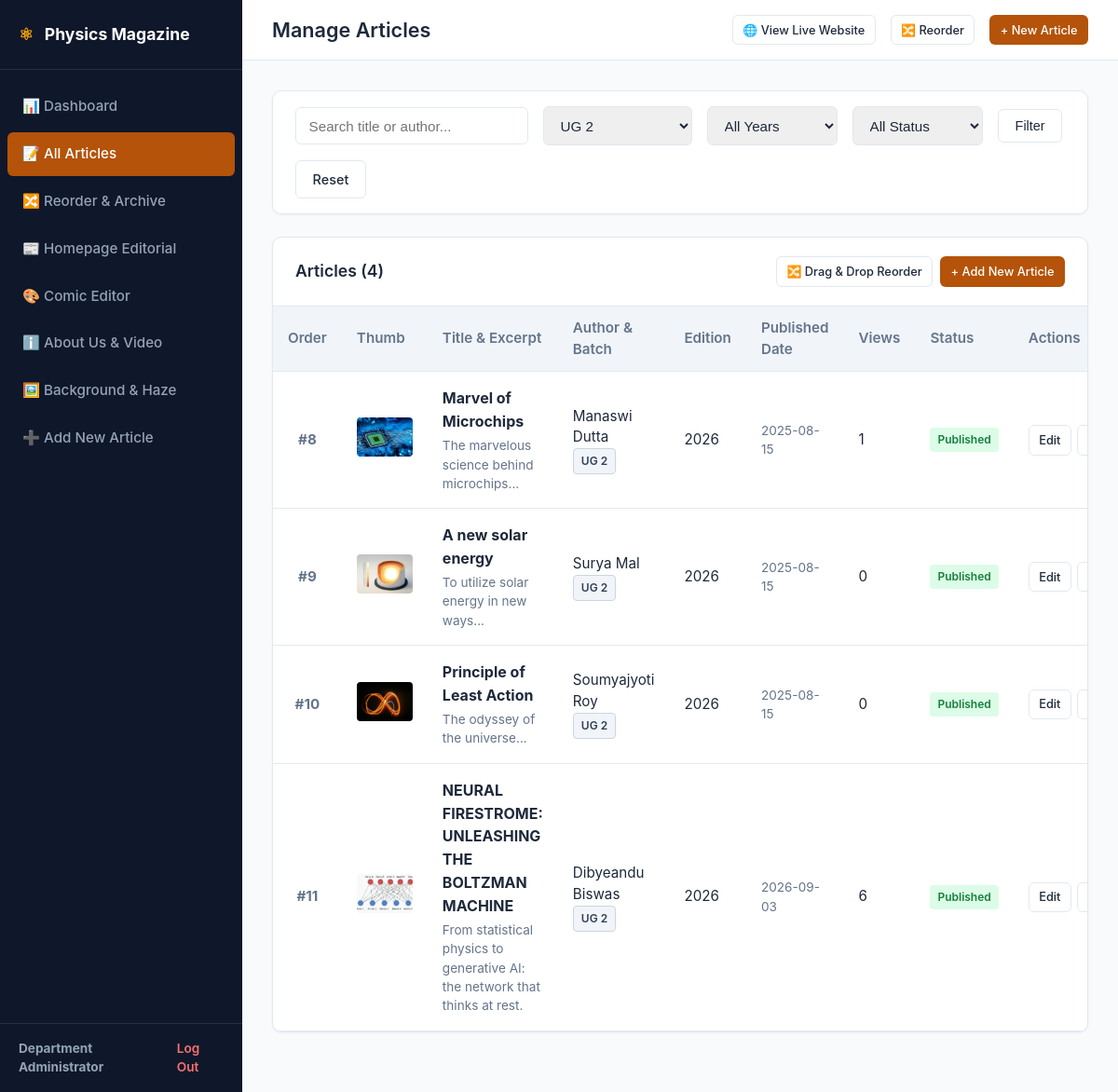
Before: /admin/articles.php?batch=UG 2 (signed in) with the older database file.
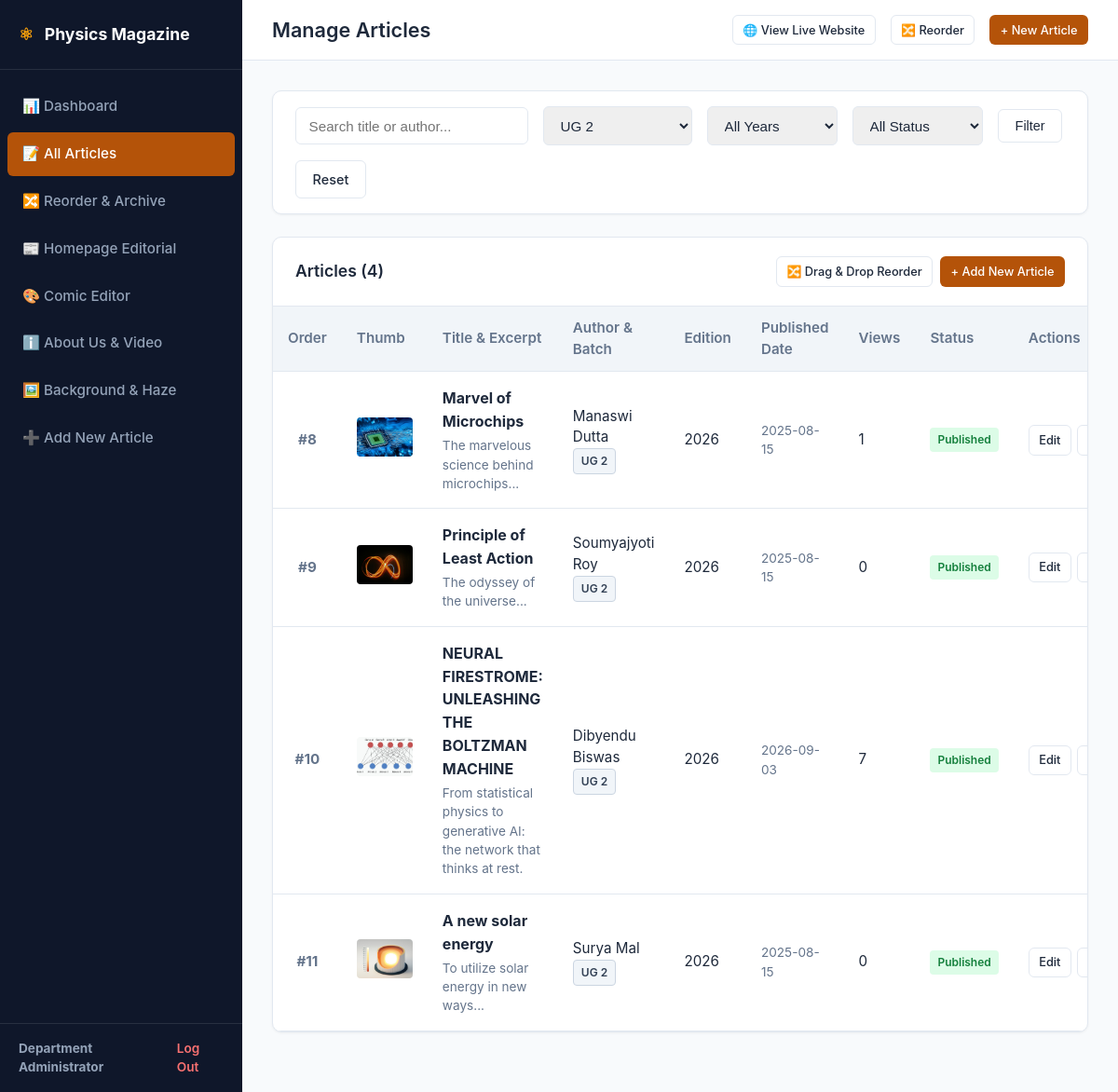
After: the same page with the newer database file.
### tables this page shows
CREATE TABLE `articles` (
  `id` int(11) NOT NULL,
  `slug` varchar(255) NOT NULL,
  `title` varchar(255) NOT NULL,
  `summary` varchar(500) NOT NULL,
  `author_name` varchar(150) NOT NULL,
  `author_batch` varchar(50) NOT NULL,
  `image_path` varchar(255) NOT NULL,
  `content` mediumtext NOT NULL,
  `edition_year` int(11) NOT NULL DEFAULT 2025,
  `published_date` date NOT NULL,
  `status` enum('published','draft') NOT NULL DEFAULT 'published',
  `sort_order` int(11) NOT NULL DEFAULT 0,
  `views_count` int(11) NOT NULL DEFAULT 0,
  `created_at` datetime DEFAULT current_timestamp(),
  `updated_at` datetime DEFAULT current_timestamp() ON UPDATE current_timestamp()
);

### includes/functions.php (called while the page is built, shortened)
<?php
function e($string)
{
    return htmlspecialchars($string ?? '', ENT_QUOTES, 'UTF-8');
}

### admin/articles.php (the view, shortened to what this page needs)
<?php
$adminPageTitle = 'Manage Articles';
$adminActiveTab = 'articles';
require_once __DIR__ . '/includes/admin_header.php';
$pdo = get_db_connection();
$search = trim($_GET['q'] ?? '');
$batchFilter = trim($_GET['batch'] ?? '');
$yearFilter = trim($_GET['year'] ?? '');
$statusFilter = trim($_GET['status'] ?? '');
$query = "SELECT * FROM articles WHERE 1=1";
$params = [];
if (!empty($batchFilter)) {
    $query .= " AND author_batch = ?";
    $params[] = $batchFilter;
}
$query .= " ORDER BY edition_year DESC, sort_order ASC, id DESC";
$stmt = $pdo->prepare($query);
$stmt->execute($params);
$articles = $stmt->fetchAll();
$batches = $pdo->query("SELECT DISTINCT author_batch FROM articles WHERE author_batch != '' ORDER BY author_batch ASC")->fetchAll(PDO::FETCH_COLUMN);
?>
<div class="card" style="margin-bottom: 1.5rem;">
  <div class="card-body" style="padding: 1rem 1.5rem;">
    <form method="GET" action="articles.php" style="display: flex; gap: 1rem; flex-wrap: wrap; align-items: center;">
      <input type="text" name="q" value="<?= e($search) ?>" placeholder="Search title or author..." class="form-control" style="max-width: 250px;">
      <select name="batch" class="form-control" style="max-width: 160px;">
        <?php foreach ($batches as $b): ?>
          <option value="<?= e($b) ?>" <?= $batchFilter === $b ? 'selected' : '' ?>><?= e($b) ?></option>
        <?php endforeach; ?>
      </select>
      <select name="year" class="form-control" style="max-width: 140px;">
        <option value="">All Years</option>
      </select>
      <select name="status" class="form-control" style="max-width: 140px;">
        <option value="">All Status</option>
      </select>
      <button type="submit" class="btn btn-secondary">Filter</button>
      <?php if (!empty($search) || !empty($batchFilter) || !empty($yearFilter) || !empty($statusFilter)): ?>
        <a href="articles.php" class="btn btn-secondary">Reset</a>
      <?php endif; ?>
    </form>
  </div>
</div>
<div class="card">
  <div class="card-header">
    <h2>Articles (<?= count($articles) ?>)</h2>
    <div style="display: flex; gap: 0.5rem;">
      <a href="reorder.php" class="btn btn-secondary btn-sm">🔀 Drag & Drop Reorder</a>
      <a href="article-add.php" class="btn btn-primary btn-sm">+ Add New Article</a>
    </div>
  </div>
  <div class="table-responsive">
    <table class="admin-table">
      <thead>
        <tr>
          <th style="width: 50px;">Order</th>
          <th>Thumb</th>
          <th>Title & Excerpt</th>
          <th>Author & Batch</th>
          <th>Edition</th>
          <th>Published Date</th>
          <th>Views</th>
          <th>Status</th>
          <th>Actions</th>
        </tr>
      </thead>
      <tbody>
        <?php if (!empty($articles)): ?>
          <?php foreach ($articles as $art): ?>
            <tr>
              <td style="text-align: center; font-weight: bold; color: #64748b;">
                #<?= (int)$art['sort_order'] ?>
              </td>
              <td style="width: 70px;">
                <img src="../<?= e($art['image_path']) ?>" alt="" style="width: 60px; height: 42px; object-fit: cover; border-radius: 4px;">
              </td>
              <td>
                <strong style="color: #1e293b; font-size: 1rem;"><?= e($art['title']) ?></strong>
                <p style="color: #64748b; font-size: 0.85rem; margin-top: 0.2rem;"><?= e(mb_strimwidth($art['summary'], 0, 80, '...')) ?></p>
              </td>
              <td>
                <div><?= e($art['author_name']) ?></div>
                <span class="badge badge-batch"><?= e($art['author_batch']) ?></span>
              </td>
              <td><?= e($art['edition_year']) ?></td>
              <td style="font-size: 0.85rem; color: #64748b;"><?= e($art['published_date']) ?></td>
              <td><?= (int)$art['views_count'] ?></td>
              <td>
                <span class="badge <?= $art['status'] === 'published' ? 'badge-success' : 'badge-warning' ?>">
                  <?= ($art['status'] === 'published') ? 'Published' : 'Archived' ?>
                </span>
              </td>
              <td>
                <div style="display: flex; gap: 0.4rem;">
                  <a href="article-edit.php?id=<?= $art['id'] ?>" class="btn btn-secondary btn-sm">Edit</a>
                  <a href="../article.php?slug=<?= urlencode($art['slug']) ?>" target="_blank" class="btn btn-secondary btn-sm">View</a>
                </div>
              </td>
            </tr>
          <?php endforeach; ?>
        <?php endif; ?>
      </tbody>
    </table>
  </div>
</div>
<?php require_once __DIR__ . '/includes/admin_footer.php'; ?>

### admin/includes/admin_header.php (shortened to what this page needs)
<?php
require_once __DIR__ . '/../../includes/functions.php';
$adminName = $_SESSION['admin_name'] ?? 'Admin';
?>
<!DOCTYPE html>
<html lang="en">
<head>
  <link rel="stylesheet" href="assets/css/admin.css">
</head>
<body>
  <aside class="admin-sidebar">
    <div class="sidebar-brand">
      <span>⚛</span> Physics Magazine
    </div>
    <ul class="sidebar-menu">
      <li>
        <a href="index.php" class="<?= $adminActiveTab === 'dashboard' ? 'active' : '' ?>">
          📊 Dashboard
        </a>
      </li>
      <li>
        <a href="articles.php" class="<?= $adminActiveTab === 'articles' ? 'active' : '' ?>">
          📝 All Articles
        </a>
      </li>
      <li>
        <a href="reorder.php" class="<?= $adminActiveTab === 'reorder' ? 'active' : '' ?>">
          🔀 Reorder & Archive
        </a>
      </li>
      <li>
        <a href="editorial.php" class="<?= $adminActiveTab === 'editorial' ? 'active' : '' ?>">
          📰 Homepage Editorial
        </a>
      </li>
      <li>
        <a href="comic.php" class="<?= $adminActiveTab === 'comic' ? 'active' : '' ?>">
          🎨 Comic Editor
        </a>
      </li>
      <li>
        <a href="about.php" class="<?= $adminActiveTab === 'about' ? 'active' : '' ?>">
          ℹ️ About Us & Video
        </a>
      </li>
      <li>
        <a href="backgrounds.php" class="<?= $adminActiveTab === 'backgrounds' ? 'active' : '' ?>">
          🖼️ Background & Haze
        </a>
      </li>
      <li>
        <a href="article-add.php" class="<?= $adminActiveTab === 'article-add' ? 'active' : '' ?>">
          ➕ Add New Article
        </a>
      </li>
    </ul>
    <div class="sidebar-footer">
      <div>
        <strong><?= e($adminName) ?></strong>
      </div>
      <a href="logout.php">Log Out</a>
    </div>
  </aside>
  <div class="admin-main">
    <div class="admin-topbar">
      <h1><?= e($adminPageTitle) ?></h1>
      <div class="topbar-actions">
        <a href="../index.php" target="_blank" class="btn btn-secondary btn-sm">
          🌐 View Live Website
        </a>
        <a href="reorder.php" class="btn btn-secondary btn-sm">
          🔀 Reorder
        </a>
        <a href="article-add.php" class="btn btn-primary btn-sm">
          + New Article
        </a>
      </div>
    </div>
    <div class="admin-content">

### admin/includes/admin_footer.php (shortened to what this page needs)
  </div>
</div>
</body>
</html>

### admin/assets/css/admin.css (style rules this page uses)
:root { --primary: #1e293b; --primary-hover: #0f172a; --accent: #b45309; --accent-hover: #92400e; --bg: #f8fafc; --sidebar-bg: #0f172a; --sidebar-text: #94a3b8; --sidebar-hover: #1e293b; --sidebar-active: #b45309; --card-bg: #ffffff; --text-main: #1e293b; --text-muted: #64748b; --border: #e2e8f0; --success: #16a34a; --danger: #dc2626; --warning: #d97706; }
* { box-sizing: border-box; margin: 0; padding: 0; }
body { font-family: -apple-system, BlinkMacSystemFont, 'Segoe UI', Roboto, Helvetica, Arial, sans-serif; background-color: var(--bg); color: var(--text-main); line-height: 1.5; display: flex; min-height: 100vh; }
.admin-sidebar { width: 260px; background-color: var(--sidebar-bg); color: white; display: flex; flex-direction: column; flex-shrink: 0; }
.sidebar-brand { padding: 1.5rem 1.25rem; font-size: 1.1rem; font-weight: 700; border-bottom: 1px solid rgba(255,255,255,0.1); display: flex; align-items: center; gap: 0.75rem; }
.sidebar-brand span { color: #f59e0b; }
.sidebar-menu { list-style: none; padding: 1rem 0.5rem; flex-grow: 1; }
.sidebar-menu li { margin-bottom: 0.25rem; }
.sidebar-menu a { display: flex; align-items: center; gap: 0.75rem; padding: 0.75rem 1rem; color: var(--sidebar-text); text-decoration: none; border-radius: 6px; font-weight: 500; font-size: 0.95rem; transition: all 0.2s; }
.sidebar-menu a.active { background-color: var(--sidebar-active); color: white; }
.sidebar-footer { padding: 1rem 1.25rem; border-top: 1px solid rgba(255,255,255,0.1); font-size: 0.85rem; color: var(--sidebar-text); display: flex; justify-content: space-between; align-items: center; }
.sidebar-footer a { color: #f87171; text-decoration: none; font-weight: 600; }
.admin-main { flex-grow: 1; display: flex; flex-direction: column; overflow-y: auto; }
.admin-topbar { background: white; padding: 1rem 2rem; border-bottom: 1px solid var(--border); display: flex; justify-content: space-between; align-items: center; }
.admin-topbar h1 { font-size: 1.35rem; font-weight: 600; color: var(--primary); }
.topbar-actions { display: flex; align-items: center; gap: 1rem; }
.admin-content { padding: 2rem; max-width: 1300px; width: 100%; margin: 0 auto; }
.card { background: white; border-radius: 10px; border: 1px solid var(--border); box-shadow: 0 1px 3px rgba(0,0,0,0.05); margin-bottom: 2rem; overflow: hidden; }
.card-header { padding: 1.25rem 1.5rem; border-bottom: 1px solid var(--border); display: flex; justify-content: space-between; align-items: center; }
.card-header h2 { font-size: 1.1rem; font-weight: 600; color: var(--primary); }
.card-body { padding: 1.5rem; }
.table-responsive { overflow-x: auto; }
table.admin-table { width: 100%; border-collapse: collapse; text-align: left; font-size: 0.95rem; }
table.admin-table th { background-color: #f1f5f9; padding: 0.75rem 1rem; font-weight: 600; color: var(--text-muted); border-bottom: 1px solid var(--border); }
table.admin-table td { padding: 1rem; border-bottom: 1px solid var(--border); vertical-align: middle; }
.badge { display: inline-block; padding: 0.25rem 0.5rem; border-radius: 4px; font-size: 0.75rem; font-weight: 600; }
.badge-success { background: #dcfce7; color: #15803d; }
.badge-batch { background: #f1f5f9; color: #334155; border: 1px solid #cbd5e1; }
.btn { display: inline-flex; align-items: center; gap: 0.4rem; padding: 0.55rem 1.1rem; border-radius: 6px; font-size: 0.9rem; font-weight: 500; text-decoration: none; border: 1px solid transparent; cursor: pointer; transition: all 0.2s; }
.btn-primary { background-color: var(--accent); color: white; }
.btn-secondary { background-color: white; border-color: var(--border); color: var(--text-main); }
.btn-sm { padding: 0.35rem 0.65rem; font-size: 0.8rem; }
.form-control { width: 100%; padding: 0.65rem 0.85rem; border: 1px solid var(--border); border-radius: 6px; font-size: 0.95rem; color: var(--text-main); outline: none; transition: border-color 0.2s; }

Changed rows visible on the page:
changed articles "Principle of Least Action": sort_order "10" → "9"
changed articles "NEURAL FIRESTROME: UNLEASHING THE BOLTZMAN MACHINE": sort_order "11" → "10"; author_name "Dibyeandu Biswas" → "Dibyendu Biswas"; views_count "6" → "7"
changed articles "A new solar energy": sort_order "9" → "11"; moves down the list
